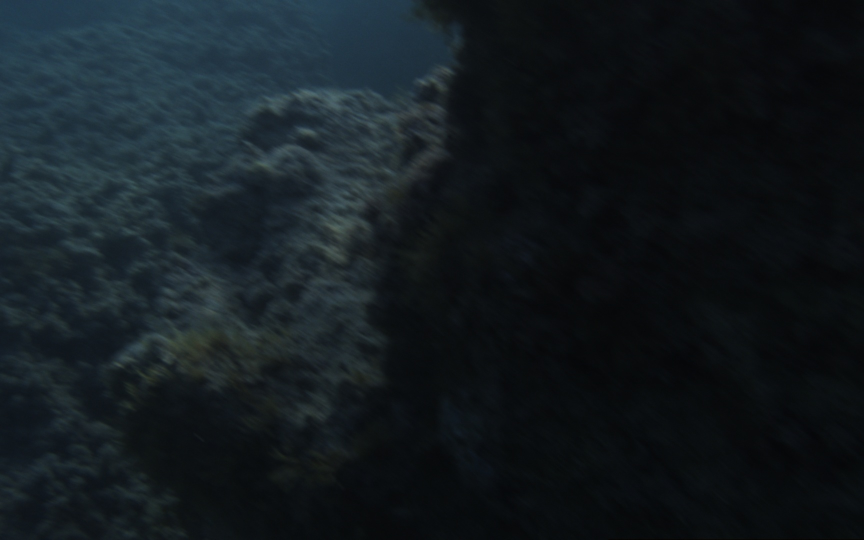
#> input picture data/test/images/italy/frontyard001050.jpg, 1728 x 1080 px (shown at 1/2 size); its folder holds only this picture in this run
$ python vizualizer.py
#> lines starting #> are read from the running program, lines starting #| are printed output that depends on the picture
import os
import numpy as np
from PIL import Image
from os.path import join, exists
import matplotlib.pyplot as plt
from pathlib import Path


test_dir = "data/test/images/italy/"
eval_rsb= "data/test/output/eval_run_lr001/"
# eval_vgg= "data/test/output/eval_frontyard/frontyard_4/eval_vgg/"

len = (len([entry for entry in os.listdir(test_dir) if os.path.isfile(os.path.join(test_dir, entry))]))
f, axarr = plt.subplots(10,8, sharex=True,sharey=True, figsize=(8,10))
jpgs = sorted(list(Path(test_dir).glob('*.jpg')), key=lambda i: (os.path.splitext(os.path.basename(i))[0]))
rsbs = sorted(list(Path(eval_rsb).glob('*.bmp')), key=lambda i: (os.path.splitext(os.path.basename(i))[0]))
# vggs = sorted(list(Path(eval_vgg).glob('*.bmp')), key=lambda i: (os.path.splitext(os.path.basename(i))[0]))
print(list)
count = 0
for p in jpgs:
        # read and scale inputs
        img = Image.open(p).resize((320, 240))
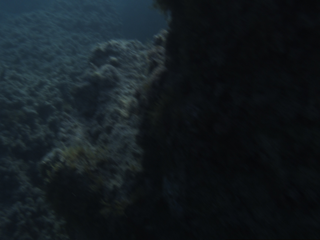
#> img: PIL image 320x240 RGB; mean R, G, B 19.4, 27, 31.5
        img = np.array(img)/255.
#> img: shape (240, 320, 3) float64
        if count <= 9:
            axarr[count,0].imshow(img)
        elif count > 9 and count <= 19:
                axarr[count-10,2].imshow(img)
        elif count >= 20 and count<=29 :
                axarr[count -20,4].imshow(img)
        elif count >= 30 and count<=39 :
                axarr[count -30,6].imshow(img)
        elif count >= 40 and count<=49 :
                axarr[count -40,12].imshow(img)
        elif count >= 50 and count<=59 :
                axarr[count -50,15].imshow(img)
        elif count >= 60 and count<=69 :
                axarr[count -60,18].imshow(img)
        count+=1

count=0
for p in rsbs:
        # read and scale inputs
        img = Image.open(p)
        if count <= 9:
            axarr[count,1].imshow(img)
        if count > 9 and count <= 19:
                axarr[count-10,3].imshow(img)
        elif count >= 20 and count<=29 :
                axarr[count-20,5].imshow(img)
        elif count >= 30 and count<=39 :
                axarr[count -30,7].imshow(img)
        elif count >= 40 and count<=49 :
                axarr[count -40,13].imshow(img)
        elif count >= 50 and count<=59 :
                axarr[count -50,16].imshow(img)
        elif count >= 60 and count<=69 :
                axarr[count -60,19].imshow(img)
        count+=1

count=0
# for p in vggs:
#         # read and scale inputs
#         img = Image.open(p)
#         if count <= 9:
#             axarr[count,2].imshow(img)
#         if count > 9 and count <= 19:
#                 axarr[count-10,5].imshow(img)
#         elif count >= 20 and count<=29 :
#                 axarr[count-20,8].imshow(img)
#         elif count >= 30 and count<=39 :
#                 axarr[count -30,11].imshow(img)
#         elif count >= 40 and count<=49 :
#                 axarr[count -40,14].imshow(img)
#         elif count >= 50 and count<=59 :
#                 axarr[count -50,17].imshow(img)
#         elif count >= 60 and count<=69 :
#                 axarr[count -60,20].imshow(img)
#         count+=1
cols=['Original', 'RSB Mask', 'VGG Mask','Original', 'RSB Mask', 'VGG Mask','Original', 'RSB Mask', 'VGG Mask','Original', 'RSB Mask', 'VGG Mask']
for ax, col in zip(axarr[0], cols):
    ax.set_title(col)
f.tight_layout()
plt.show()

$ run again, on data/test/images/italy/seq_2_calefuria000050.jpg
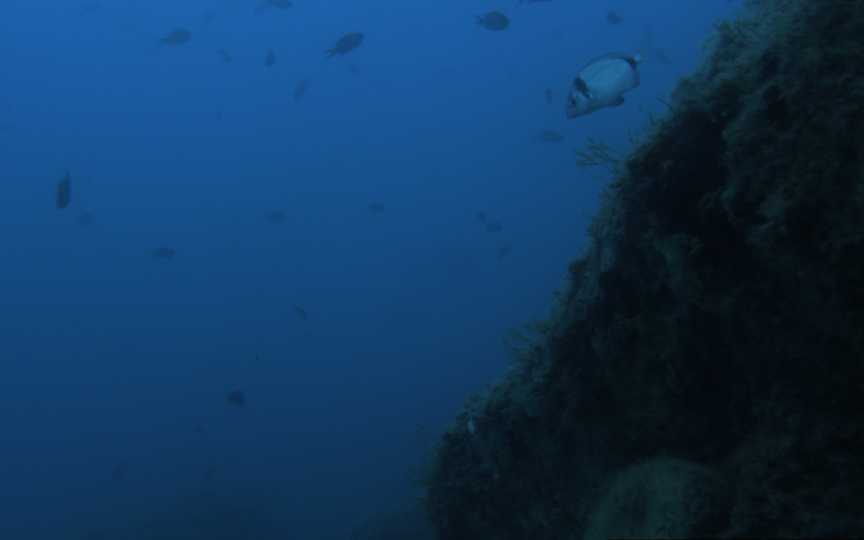
#> input picture data/test/images/italy/seq_2_calefuria000050.jpg, 1728 x 1080 px (shown at 1/2 size)
#> `img = Image.open(p).resize((320, 240))`:
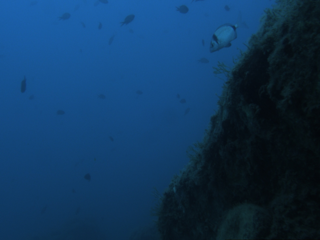
#> img: PIL image 320x240 RGB; mean R, G, B 16.3, 55.3, 93

$ run again, on data/test/images/italy/frontyard002000.jpg
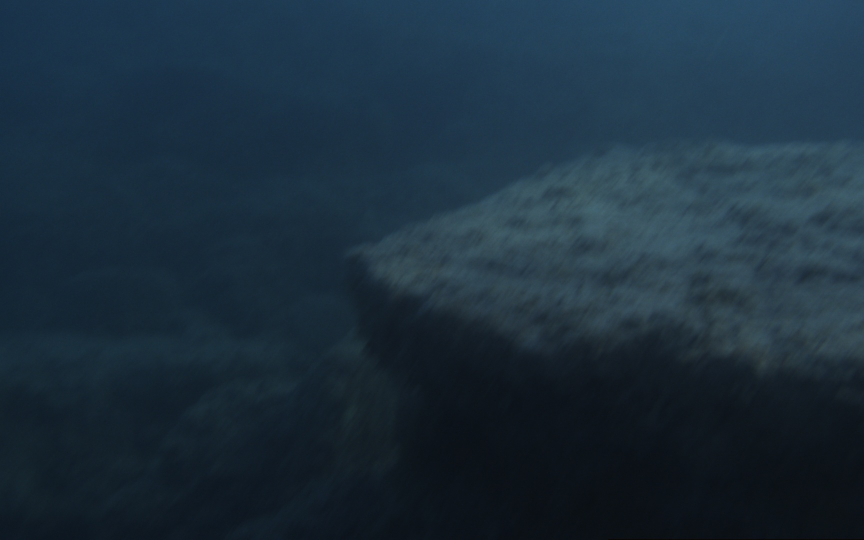
#> input picture data/test/images/italy/frontyard002000.jpg, 1728 x 1080 px (shown at 1/2 size)
#> `img = Image.open(p).resize((320, 240))`:
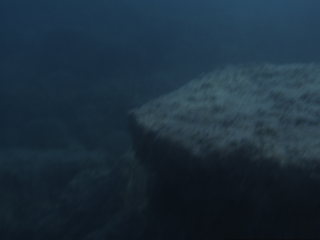
#> img: PIL image 320x240 RGB; mean R, G, B 28.1, 46.5, 60.4
